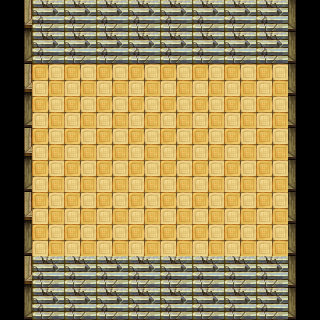

This is a level from a 2D game, rendered from its Tiled map with the project's own tilesets. A one-line summary and the complete map file follow:
An orthogonal 10x10 tile map with 32x32 px tiles, 1 tile layer (Tile Layer 1).

<map version="1.0" orientation="orthogonal" renderorder="left-up" width="10" height="10" tilewidth="32" tileheight="32" nextobjectid="1">
 <tileset firstgid="1" name="rpg_maker_vx_rtp_tileset_by_telles0808" tilewidth="32" tileheight="32" tilecount="2016" columns="32">
  <image source="../Sprites/rpg_maker_vx_rtp_tileset_by_telles0808.png" trans="000000" width="1024" height="2016" />
 </tileset>
 <layer name="Tile Layer 1" width="10" height="10">
  <data encoding="csv">
485,265,265,265,265,265,265,265,265,684,
517,265,265,265,265,265,265,265,265,684,
485,131,131,131,131,131,131,131,131,684,
517,131,131,131,131,131,131,131,131,684,
485,131,131,131,131,131,131,131,131,684,
517,131,131,131,131,131,131,131,131,684,
485,131,131,131,131,131,131,131,131,684,
517,131,131,131,131,131,131,131,131,684,
485,265,265,265,265,265,265,265,265,684,
517,265,265,265,265,265,265,265,265,684
</data>
 </layer>
</map>
